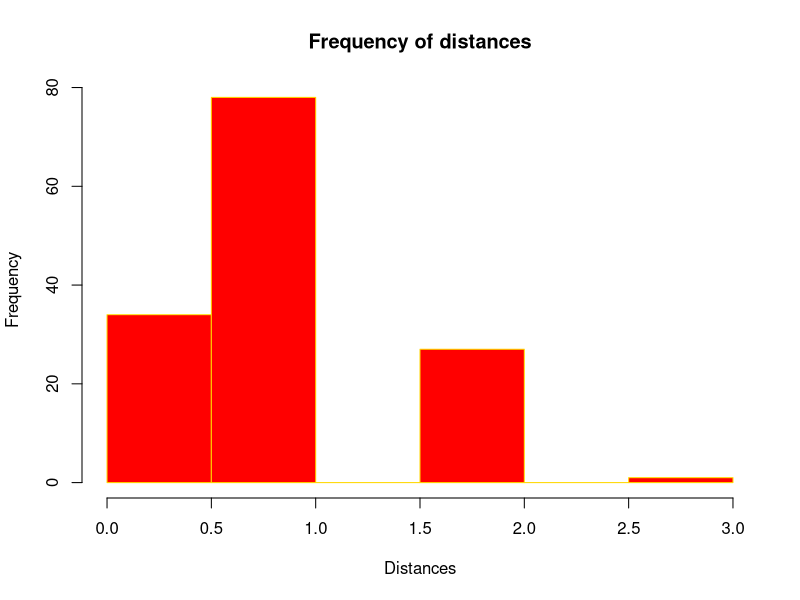

Generate this figure with R:
if (!require("igraph")) 
  install.packages("igraph")
library(igraph) # verze 1.0.1

df <- read.csv("KarateClub.csv", header = F, sep = ';', dec = ',')

g1 <- graph_from_data_frame(d = df, directed = F)

# Diameter
diam <- get_diameter(g1, directed=F)
diam_as_vector <- as.vector(diam)

print("Diameter: ")
diam

# Floyd Warshall Algorithm 
floyd <- function(dataFrame){
  adj_matrix <- matrix(data = Inf , nrow = max(df[1]), ncol = max(df[1]))
  for (row in 1:nrow(dataFrame)) {
     node1 <- dataFrame[row,1]
     node2 <- dataFrame[row,2]
     adj_matrix[node1,node2] <- 1
  }

  for(index in 1:nrow(adj_matrix)){
    adj_matrix[index,index] <- 0
  }
  
  for (k in 1:nrow(adj_matrix)) {
     for (i in 1:nrow(adj_matrix)) {
        for (j in 1:nrow(adj_matrix)) {
            dist1 <- adj_matrix[i,j]
            dist2 <- adj_matrix[i,k]
            dist3 <- adj_matrix[k,j]
            if (dist1 > dist2 + dist3) {
               adj_matrix[i,j] <- dist2 + dist3
            }
        }
     }
  }
  return(adj_matrix)
}

min_distance_between_nodes = floyd(df)

print("Mininum distance between all pair of vertexes: ")
as.data.frame(min_distance_between_nodes)

# Mean distance

m_distance_graph = mean_distance(g1)

print("Mean distance of the Graph: ")
m_distance_graph

mean_distance_for_each_vertex <- function(min_adj_matrix){
    mean_distances = c(1:nrow(min_adj_matrix))
    for (k in 1:nrow(min_adj_matrix)) {
        row = min_adj_matrix[k,]
        filtered_row = row[!is.na(row) & !is.infinite(row)]
        mean_distances[k] <- mean(filtered_row)
    }
    return(mean_distances)
}

mean_distances = mean_distance_for_each_vertex(min_distance_between_nodes)

print("Mean distance of each vertex: ")
as.data.frame(mean_distances)

# Frequency of distances
frequency_table = table(min_distance_between_nodes)

df_frequency_table <- as.data.frame(frequency_table)

print("Frequency Table: ")
df_frequency_table

calculate_data_for_histogram <- function(df_freq){
    data = c()
    for (k in 1:nrow(df_freq)) {
        data <- c(data, as.character(rep(df_freq[k,1], df_freq[k,2]))) 
    }
    return(as.numeric(data))
}

data <- calculate_data_for_histogram(df_frequency_table)
hist(data, col="red", border="gold", main="Frequency of distances", xlab="Distances")